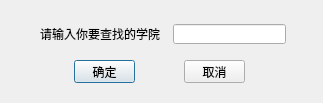
<?xml version="1.0" encoding="UTF-8"?>
<ui version="4.0">
 <class>SeekDep</class>
 <widget class="QDialog" name="SeekDep">
  <property name="geometry">
   <rect>
    <x>0</x>
    <y>0</y>
    <width>323</width>
    <height>103</height>
   </rect>
  </property>
  <property name="minimumSize">
   <size>
    <width>323</width>
    <height>69</height>
   </size>
  </property>
  <property name="windowTitle">
   <string>查询院系</string>
  </property>
  <widget class="QLabel" name="label">
   <property name="geometry">
    <rect>
     <x>40</x>
     <y>26</y>
     <width>121</width>
     <height>16</height>
    </rect>
   </property>
   <property name="text">
    <string>请输入你要查找的学院</string>
   </property>
  </widget>
  <widget class="QLineEdit" name="lineEdit">
   <property name="geometry">
    <rect>
     <x>173</x>
     <y>24</y>
     <width>113</width>
     <height>20</height>
    </rect>
   </property>
  </widget>
  <widget class="QPushButton" name="pushButton">
   <property name="geometry">
    <rect>
     <x>74</x>
     <y>60</y>
     <width>61</width>
     <height>23</height>
    </rect>
   </property>
   <property name="text">
    <string>确定</string>
   </property>
  </widget>
  <widget class="QPushButton" name="pushButton_2">
   <property name="geometry">
    <rect>
     <x>184</x>
     <y>60</y>
     <width>61</width>
     <height>23</height>
    </rect>
   </property>
   <property name="text">
    <string>取消</string>
   </property>
  </widget>
 </widget>
 <resources/>
 <connections>
  <connection>
   <sender>pushButton_2</sender>
   <signal>clicked()</signal>
   <receiver>SeekDep</receiver>
   <slot>close()</slot>
   <hints>
    <hint type="sourcelabel">
     <x>214</x>
     <y>71</y>
    </hint>
    <hint type="destinationlabel">
     <x>161</x>
     <y>51</y>
    </hint>
   </hints>
  </connection>
 </connections>
</ui>
